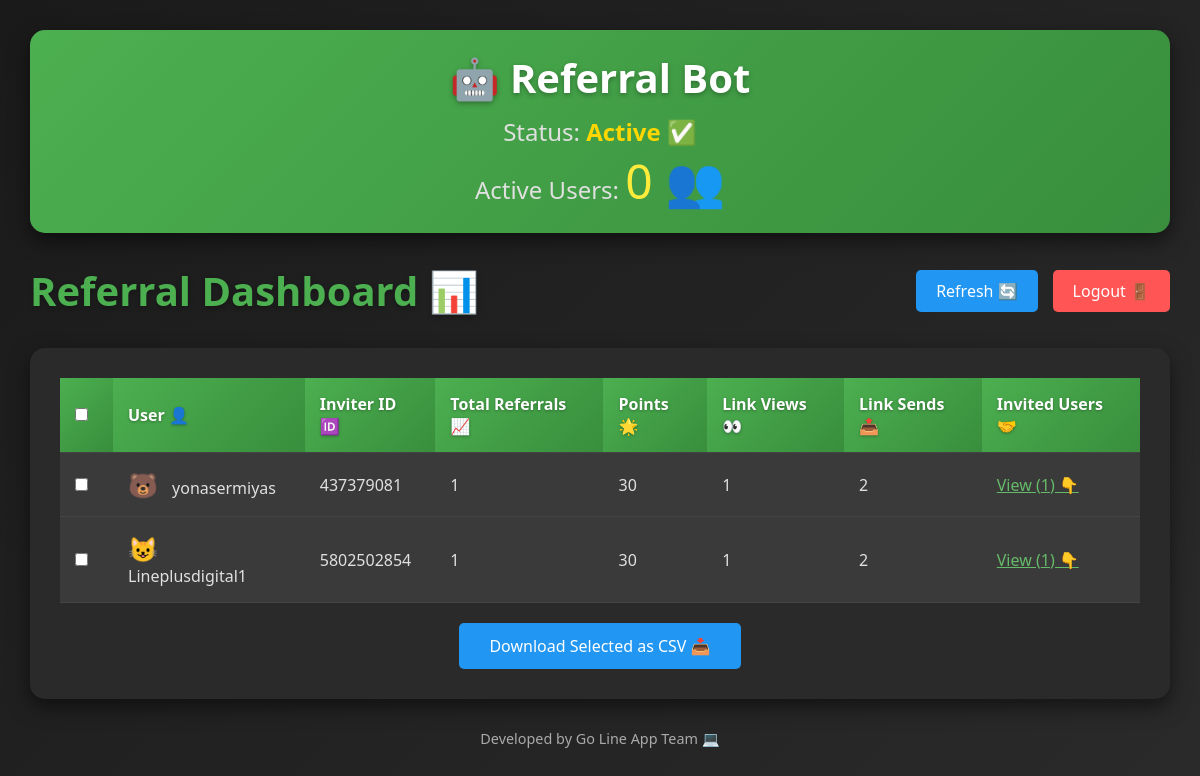
Page / (signed in) on the committed database.
### tables this page shows
CREATE TABLE users 
                 (user_id INTEGER PRIMARY KEY, username TEXT, points INTEGER DEFAULT 0, emoji TEXT, link_views INTEGER DEFAULT 0, link_sends INTEGER DEFAULT 0);

### dashboard.py (the view)
@app.route('/')
def dashboard():
    if not session.get('logged_in'):
        return redirect(url_for('login'))
    conn = sqlite3.connect("referrals.db")
    c = conn.cursor()
    c.execute("SELECT user_id, username, points, emoji, link_views, link_sends FROM users WHERE points > 0")
    inviters = c.fetchall()
    referral_data = []
    for inviter in inviters:
        inviter_id, username, points, emoji, link_views, link_sends = inviter
        c.execute("SELECT invited_username FROM referrals WHERE inviter_id = ?", (inviter_id,))
        invited_users = [row[0] for row in c.fetchall()]
        referral_data.append({
            "inviter_id": inviter_id,
            "username": username,
            "points": points,
            "emoji": emoji,
            "invited_users": invited_users,
            "total_referrals": len(invited_users),
            "link_views": link_views,
            "link_sends": link_sends
        })
    conn.close()
    return render_template("index.html", referral_data=referral_data)

### templates/index.html (shortened to what this page needs)
<!DOCTYPE html>
<html lang="en">
<head>
    <link rel="stylesheet" href="{{ url_for('static', filename='styles.css') }}">
</head>
<body>
    <div class="container">
        <div class="bot-status">
            <h1>🤖 Referral Bot</h1>
            <p>Status: <span class="status">Active ✅</span></p>
            <p>Active Users: <span class="active-users">
                {% set active_users = 0 %}
                {% for data in referral_data %}
                    {% if data.is_active %}
                        {% set active_users = active_users + 1 %}
                    {% endif %}
                {% endfor %}
                {{ active_users }} 👥
            </span></p>
        </div>
        <div class="header">
            <h1>Referral Dashboard 📊</h1>
            <div class="controls">
                <button class="refresh-btn" onclick="window.location.reload()">Refresh 🔄</button>
                <a href="{{ url_for('logout') }}"><button class="logout-btn">Logout 🚪</button></a>
            </div>
        </div>
        <div class="dashboard">
            {% if referral_data %}
            <form method="POST" action="{{ url_for('export') }}">
                <table id="referralTable">
                    <thead>
                        <tr>
                            <th><input type="checkbox" id="selectAll" onclick="toggleSelectAll()"></th>
                            <th>User 👤</th>
                            <th>Inviter ID 🆔</th>
                            <th>Total Referrals 📈</th>
                            <th onclick="sortTable(4)">Points 🌟</th>
                            <th>Link Views 👀</th>
                            <th>Link Sends 📤</th>
                            <th>Invited Users 🤝</th>
                        </tr>
                    </thead>
                    <tbody>
                        {% for data in referral_data %}
                        <tr>
                            <td><input type="checkbox" name="selected_users" value="{{ data.inviter_id }}"></td>
                            <td>
                                <span class="emoji">{{ data.emoji }}</span>
                                {{ data.username }}
                            </td>
                            <td>{{ data.inviter_id }}</td>
                            <td>{{ data.total_referrals }}</td>
                            <td>{{ data.points }}</td>
                            <td>{{ data.link_views }}</td>
                            <td>{{ data.link_sends }}</td>
                            <td>
                                <span class="invited-users" onclick="toggleDetails(this)">View ({{ data.total_referrals }}) 👇</span>
                            </td>
                        </tr>
                        {% endfor %}
                    </tbody>
                </table>
                <div class="export-section">
                    <button type="submit" class="export-btn">Download Selected as CSV 📥</button>
                </div>
            </form>
            {% else %}
            <p class="no-data">No referral data available yet. 📉</p>
            {% endif %}
        </div>
        <div class="footer">
            Developed by Go Line App Team 💻
        </div>
    </div>
</body>
</html>

### static/styles.css (style rules this page uses)
* { margin: 0; padding: 0; box-sizing: border-box; font-family: 'Segoe UI', Tahoma, Geneva, Verdana, sans-serif; }
body { background: linear-gradient(135deg, #1a1a1a, #2a2a2a); padding: 30px; color: #e0e0e0; }
.container { max-width: 1200px; margin: 0 auto; }
.bot-status { text-align: center; margin-bottom: 30px; padding: 20px; background: linear-gradient(135deg, #4CAF50, #388E3C); border-radius: 15px; box-shadow: 0 8px 20px rgba(0, 0, 0, 0.5); }
.bot-status h1 { color: white; font-size: 2.5em; text-shadow: 0 2px 5px rgba(0, 0, 0, 0.3); margin-bottom: 10px; }
.bot-status p { font-size: 1.5em; color: #e0e0e0; }
.bot-status .status { color: #FFD700; font-weight: bold; }
.bot-status .active-users { font-size: 2em; color: #FFEB3B; }
.header { display: flex; justify-content: space-between; align-items: center; margin-bottom: 30px; flex-wrap: wrap; gap: 20px; }
.header h1 { color: #4CAF50; font-size: 2.5em; text-shadow: 0 2px 5px rgba(0, 0, 0, 0.3); }
.controls { display: flex; gap: 15px; align-items: center; }
.refresh-btn, .logout-btn { padding: 10px 20px; border: none; border-radius: 5px; cursor: pointer; transition: background-color 0.3s, transform 0.2s; font-size: 1em; color: white; }
.refresh-btn { background-color: #2196F3; }
.logout-btn { background-color: #ff5555; }
.dashboard { background-color: #2a2a2a; border-radius: 15px; box-shadow: 0 8px 20px rgba(0, 0, 0, 0.5); padding: 30px; margin-bottom: 30px; }
table { width: 100%; border-collapse: collapse; margin-bottom: 20px; }
th, td { padding: 15px; text-align: left; border-bottom: 1px solid #444; }
th { background: linear-gradient(135deg, #4CAF50, #388E3C); color: white; font-weight: 600; cursor: pointer; text-shadow: 0 1px 3px rgba(0, 0, 0, 0.3); }
tr { background-color: #3a3a3a; transition: transform 0.2s, background-color 0.3s; }
.emoji { font-size: 1.5em; margin-right: 10px; }
.invited-users { cursor: pointer; color: #66bb6a; text-decoration: underline; }
.export-section { text-align: center; margin-top: 20px; }
.export-btn { background-color: #2196F3; color: white; border: none; padding: 12px 30px; border-radius: 5px; cursor: pointer; transition: background-color 0.3s, transform 0.2s; font-size: 1em; }
.footer { text-align: center; margin-top: 30px; color: #aaa; font-size: 0.9em; }
input[type="checkbox"] { margin-right: 10px; accent-color: #4CAF50; }

### rows in the picture
users: emoji "🐻", username "yonasermiyas", inviter_id "437379081", total_referrals "1", points "30", link_views "1", link_sends "2"
users: emoji "😺", username "Lineplusdigital1", inviter_id "5802502854", total_referrals "1", points "30", link_views "1", link_sends "2"

### other values in the picture
{{ active_users }} "0"
